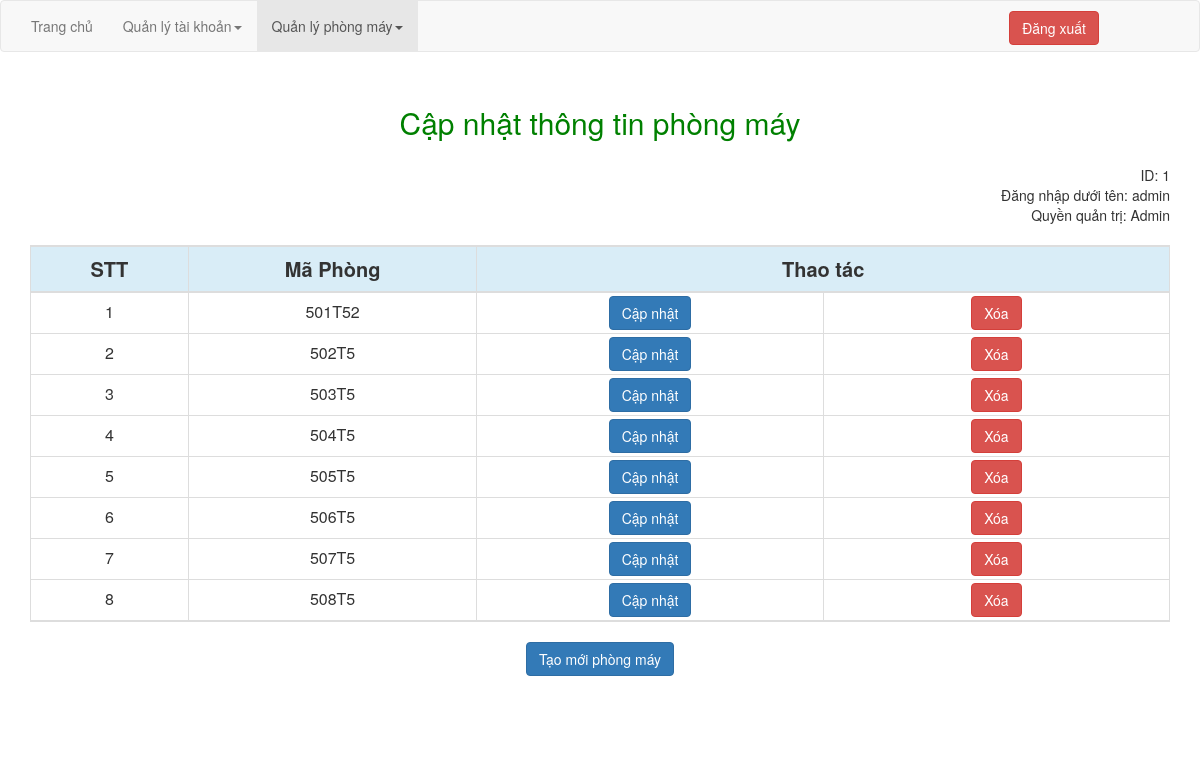
The page /index.php?c=room&&a=update (signed in) on the database its author committed.
### tables this page shows
CREATE TABLE `users` (
  `id_user` int(11) NOT NULL,
  `user_name` varchar(255) DEFAULT NULL,
  `password` varchar(255) DEFAULT NULL,
  `role` int(11) DEFAULT NULL,
  `fullname` varchar(100) NOT NULL,
  `dateOfBirth` date NOT NULL,
  `email` varchar(70) NOT NULL,
  `job` int(3) NOT NULL,
  `gender` int(1) NOT NULL,
  `status` varchar(5000) NOT NULL,
  `avatar` varchar(250) NOT NULL,
  `phone` int(11) NOT NULL
);

CREATE TABLE `room` (
  `id_room` int(11) NOT NULL,
  `name` varchar(255) DEFAULT NULL
);

### admin/core/Base_Controller.php (called while the page is built, shortened)
<?php if ( ! defined('PATH_SYSTEM')) die ('Bad requested!');
class Base_Controller extends Controller {
    public function render($view, $data) {
        $controller = explode('_', get_class($this))[0];
        $data['base_url'] = $this->config->item('base_url');
        $this->view->load(strtolower($controller) . '/' . $view, $data);
        $this->view->show();
    }
    public function setLayout($layout) {
        $this->view->setLayout($layout);
    }
}

### index.php (called while the page is built, shortened)
<?php
load();
?>

### admin/model/Room.php (called while the page is built, shortened)
<?php
class Room extends Model {
    public function update_view() {
        $username = $_SESSION['user']['user_name'];
        $users = $this->selectSQL("*","room", "1");
        $user = $this->selectSQL("*","users","user_name = '$username'");
        return array("users" => $users,
                    "user" => $user);
    }
}
?>

### admin/view/room/updateRoom.php (the view, shortened to what this page needs)
<div class="container" style="margin: 0 auto;margin-top: 50px">
    <div style="text-align: center;font-size: 30px;margin-bottom: 20px;color: green">Cập nhật thông tin phòng máy</div>
    <?php
    while ($data = mysqli_fetch_array($user)) {
        echo '
                    <div style="text-align: right;">ID: '.$data['id_user'].'</div>
                    <div style="text-align: right;">Đăng nhập dưới tên: '.$data['user_name'].'</div>
			        <div style="text-align: right;">Quyền quản trị: Admin</div>
					';
    }
    ?>
    <table  class="container table table-hover table-bordered" style="margin-top: 20px;text-align: center;">
        <tbody>
        <tr class="info">
            <td style="font-size: 20px;font-weight: bold;">STT</td>
            <td style="font-size: 20px;font-weight: bold;">Mã Phòng</td>
            <td style="font-size: 20px;font-weight: bold;" colspan="2">Thao tác</td>
        </tr>
        </tbody>
        <?php
            $stt = 1;
        while ($data = mysqli_fetch_array($users)) {
            echo '<tr>
					<td width="50px" >'.$stt.'</td>
					<td width="100px">'.$data["name"].'</td>
					<td style="padding: 3px 1px; width: 120px;text-align: center;"><a href=\'index.php?c=room&&a=update_name&id='.$data["id_room"].'\' class="btn btn-primary">Cập nhật</a></td>
					<td style="padding: 3px 1px; width: 120px;text-align: center;"><a class=\'delete btn btn-danger\'  data-confirm=\'Are you sure want to delete?\' href="index.php?c=room&&a=delete&&id='.$data["id_room"].'">Xóa</a></td>
					</tr>';
            $stt++;
        }
        ?>
    </table>
    <center><a href='index.php?c=room&&a=create' class="btn btn-primary">Tạo mới phòng máy</a></center>
    <div style="height: 30px;"></div>
    <div style="height: 50px;"></div>
</div>

### rows shown on the page
users: id_user "1", user_name "admin"
room: name "501T52"
room: name "502T5"
room: name "503T5"
room: name "504T5"
room: name "505T5"
room: name "506T5"
room: name "507T5"
room: name "508T5"
